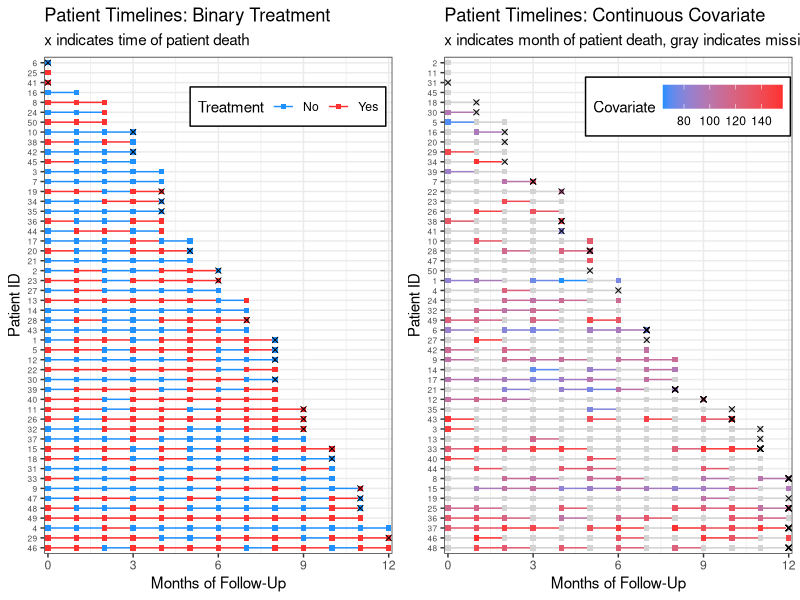
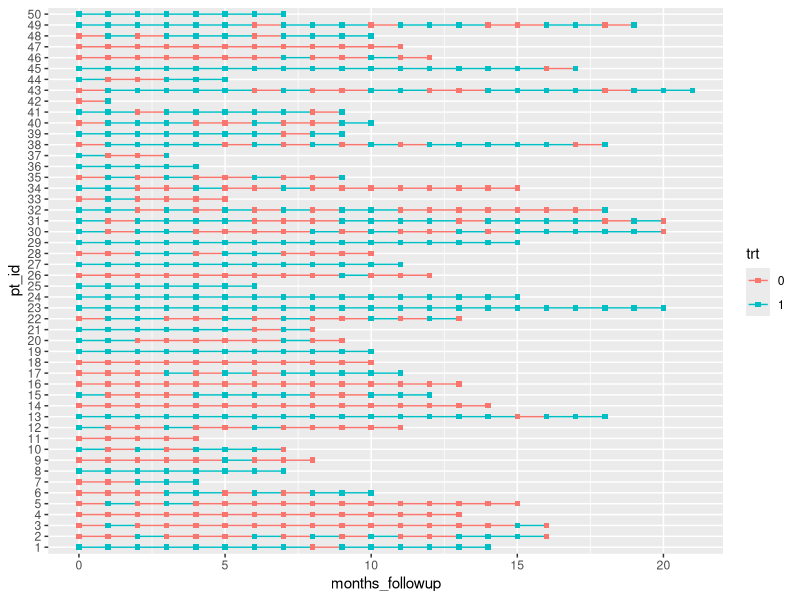
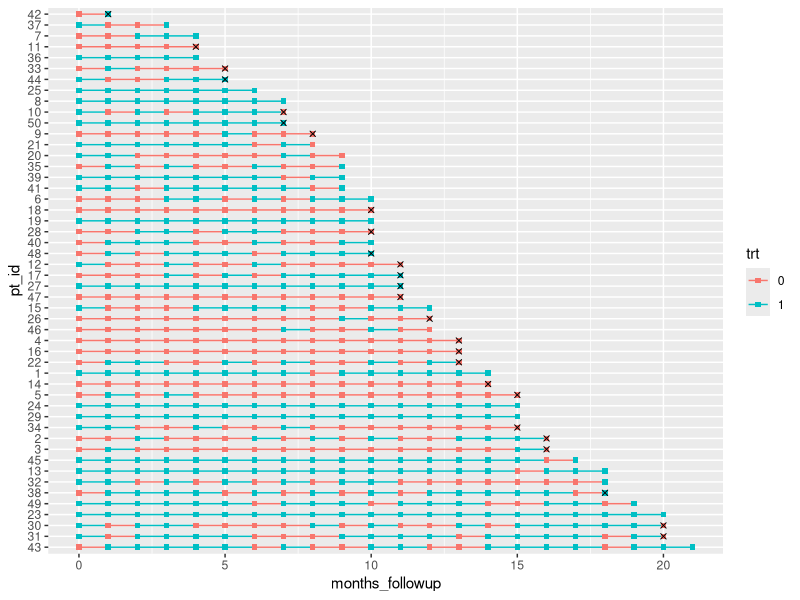
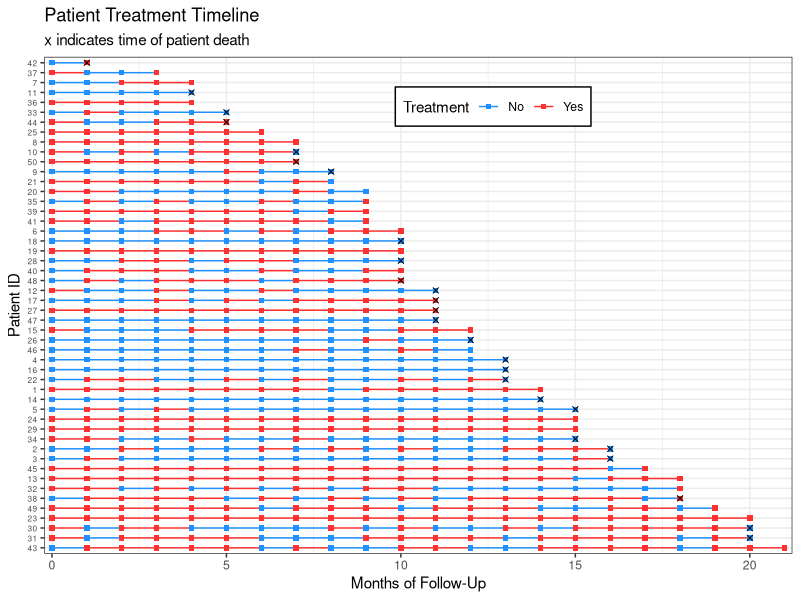
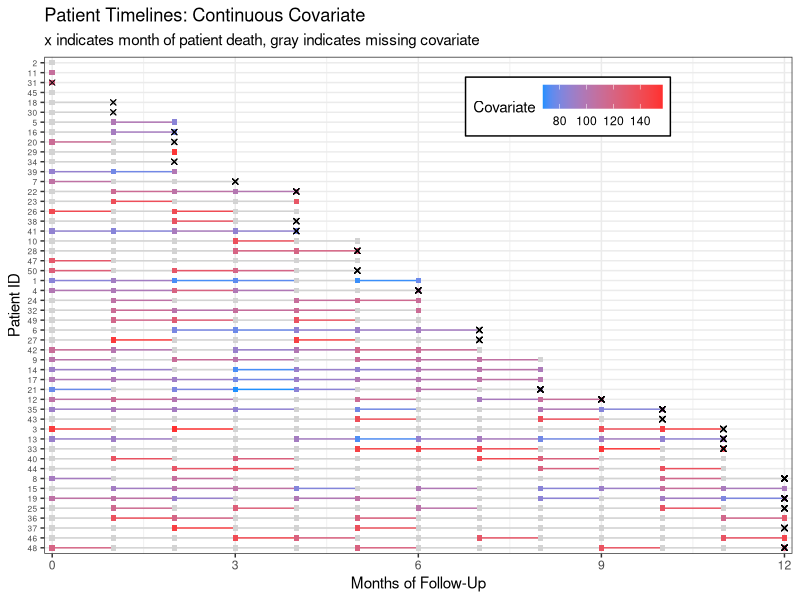
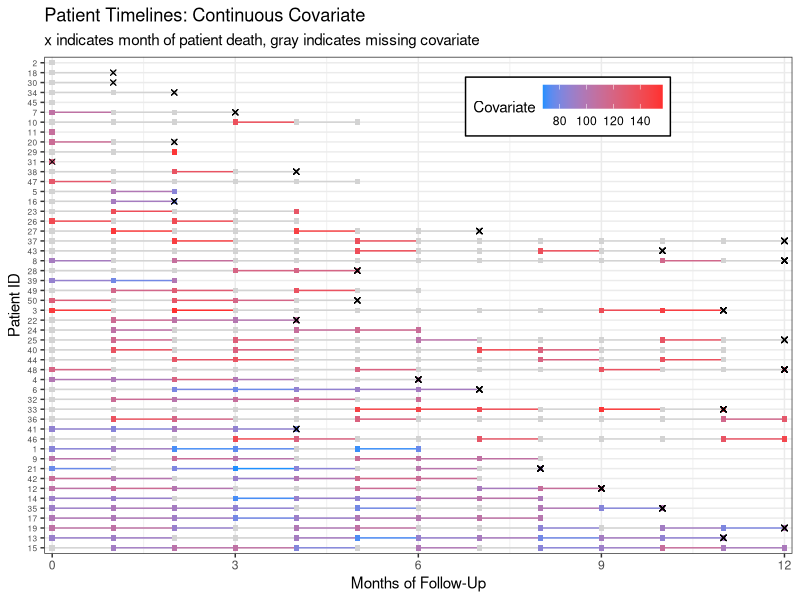

Write R code to recreate these figures, in order.
## ---- chunk 1
knitr::opts_chunk$set(echo = TRUE, results="asis")
## ---- chunk 2
library(tidyverse, warn.conflicts = F)
set.seed(777)
n <- 50
dat <- 
  tibble(.rows = n) %>%
  mutate(pt_id = factor(row_number()),
         months_followup = round(runif(n, 0, 12)),
         pt_trt_prob = runif(n, 0, 1),
         death = rbinom(n, 1, 0.5)) %>%
  group_by(pt_id) %>%
  complete(months_followup = full_seq(0:max(months_followup), 1)) %>%
  fill(pt_trt_prob, .direction = "up") %>%
  mutate(death = replace_na(death, 0),
         last_month_followup = max(months_followup),
         death_date = case_when(death == 1 ~ last_month_followup, TRUE ~ NA_real_)) %>%
  ungroup() %>%
  mutate(trt = rbinom(row_number(), 1, pt_trt_prob)) #%>%
  #mutate(trt  = ifelse(sample_n(., 30)$pt_id == pt_id, NA, trt)) 

dat_cc <- 
  tibble(.rows = n) %>%
  mutate(pt_id = row_number(),
         months_followup = round(runif(n, 0, 12)),
         pt_cov_mean = runif(n, 80, 150),
         death = rbinom(n, 1, 0.5)) %>%
  group_by(pt_id) %>%
  complete(months_followup = full_seq(0:max(months_followup), 1)) %>%
  fill(pt_cov_mean, death, .direction = "up") %>%
  mutate(last_month_followup = max(months_followup),
         death_date = case_when(death == 1 ~ last_month_followup, TRUE ~ NA_real_)) %>%
  ungroup() %>%
  mutate(cov = rnorm(row_number(), pt_cov_mean, 10))

dat_cc_miss <-
  dat_cc %>%
    group_by(pt_id, last_month_followup, pt_cov_mean) %>%
    nest() %>% # one row per patient
    mutate(last_month_followup_bound =
             ifelse(last_month_followup > 1, last_month_followup - 1, last_month_followup)) %>%
    ungroup() %>% 
    mutate(n_pt = round(runif(n(), 0, round(last_month_followup_bound - 3*(1/pt_cov_mean))))) %>% # add sample sizes
  mutate(samp = map2(data, n_pt, sample_n)) %>% 
  select(-data) %>%
  unnest() %>%
  select(pt_id, months_followup, cov) %>%
  right_join(dat_cc %>% group_by(pt_id) %>% filter(row_number() == 1) %>% select(pt_id, last_month_followup, death) %>% ungroup()) %>%
  group_by(pt_id) %>%
  complete(months_followup = full_seq(0:max(last_month_followup), 1)) %>% 
  arrange(pt_id, last_month_followup) %>%
  fill(last_month_followup, .direction = "down") %>%
  mutate(last_month_followup = replace_na(last_month_followup, max(months_followup))) %>%
  ungroup()

p <- dat %>%
  mutate(trt = factor(trt, levels=0:1, labels=c("No","Yes"))) %>%
  mutate(pt_id_ordered = fct_rev(fct_reorder(pt_id, last_month_followup)),
         death = fct_drop(factor(death))) %>%
  ggplot(aes(x = months_followup,
             y = pt_id_ordered,
             group = pt_id_ordered,
             col = trt)) +
  geom_line()  + 
  geom_point(shape = 15) + 
  geom_point(aes(x = death_date, y = pt_id_ordered), shape=4, col="black") +
  theme_bw() +
  labs(x = "Months of Follow-Up",
       y = "Patient ID",
       col = "Treatment",
       title = "Patient Timelines: Binary Treatment",
       subtitle = "x indicates time of patient death") +
  theme(axis.text.y = element_text(size=6),
        legend.position = c(.7, .9),
        legend.direction = "horizontal",
        legend.background = element_rect(linetype="solid", colour ="black")) +
  scale_x_continuous(expand=c(0.01,0.01)) +
  scale_color_manual(values=c("dodgerblue","firebrick1")) 
p2 <- dat_cc_miss %>%
  mutate(pt_id = fct_rev(fct_reorder(factor(pt_id), last_month_followup)),
  month_death = case_when(death == 1 ~ last_month_followup, TRUE ~ NA_real_)) %>%
  ggplot(aes(x = months_followup,
             y = pt_id,
             group = pt_id,
             col = cov)) +
  geom_line()  + 
  geom_point(shape = 15) + 
  geom_point(aes(x = month_death, y = pt_id), shape=4, col="black") +
  theme_bw() +
  labs(x = "Months of Follow-Up", y = "Patient ID", col = "Covariate",
       title = "Patient Timelines: Continuous Covariate",
       subtitle = "x indicates month of patient death, gray indicates missing covariate") +
  theme(axis.text.y = element_text(size=6),
        legend.position = c(.7, .9),
        legend.direction = "horizontal",
        legend.background = element_rect(linetype="solid", colour ="black")) +
  scale_x_continuous(expand=c(0.01,0.01)) +
  scale_color_gradient(low="dodgerblue",high="firebrick1",na.value = "lightgray") 
gridExtra::grid.arrange(p,p2,nrow=1)
## ---- chunk 3
library(tidyverse)
set.seed(7)
n <- 50
## ---- chunk 4
dat <- 
  tibble(.rows = n) %>%  # empty data frame / tibble with n rows
  mutate(pt_id = factor(row_number()),  # patient ids are 1-n
         pt_trt_prob = runif(n,0,1), # randomly generate a treatment probability for each patient
         months_followup = round(runif(n, 0, 20) + 3 * pt_trt_prob), # randomly generate length of time in the study, which is affected by the prob of treatment
         death = rbinom(n, 1, 1-pt_trt_prob)) %>% # death is affected by prob of treatment
  group_by(pt_id) %>%   # group by patient so we can do more data manipulation
  complete(months_followup = full_seq(0:max(months_followup), 1)) %>% # add in all the months patients are in the study
  fill(pt_trt_prob, .direction = "up") %>% # fill in the treatment probability I made earlier so I can use this to add treatment for every time point
  ungroup() %>% # no longer need patients grouped
  mutate(trt = factor(rbinom(row_number(), 1, pt_trt_prob)),
         death = replace_na(death, 0)) %>%   # fill in treatment for everyone based on their treatment probability
  select(pt_id, trt, months_followup, death) # remove leftover columns from data generation

## ---- chunk 5
knitr::kable(head(dat))
## ---- chunk 6
dat %>%
  ggplot(aes(x = months_followup, y = pt_id, group = pt_id, col = trt)) +
  geom_line()  + 
  geom_point(shape = 15)
## ---- chunk 7
dat %>%
  group_by(pt_id) %>%
  # make a new column with all patients last follow up visit
  mutate(last_month_followup = max(months_followup), 
         # new variable for month that patients died, if they died
         month_death = case_when(death == 1 ~ last_month_followup, TRUE ~ NA_real_)) %>%
         # reorder pt id by last month of follow up (highest to lowest)
         # without fct_rev, chart is arranged in opposite direction (lowest to highest)
  ungroup() %>%
  mutate(pt_id = fct_rev(fct_reorder(pt_id, last_month_followup))) %>%
  ggplot(aes(x = months_followup, y = pt_id, group = pt_id, col = trt)) +
  geom_line()  + 
  geom_point(shape = 15) + 
  # add in a new mapping layer of points that correspond to death
  geom_point(aes(x = month_death, y = pt_id), col = "black", shape = 4) 
## ---- chunk 8
dat %>%
  group_by(pt_id) %>%
  mutate(last_month_followup = max(months_followup), 
         month_death = case_when(death == 1 ~ last_month_followup, TRUE ~ NA_real_)) %>%
  ungroup() %>%
  mutate(pt_id = fct_rev(fct_reorder(pt_id, last_month_followup)),
         # make the treatment variable labels nicer
         trt = factor(trt, levels=0:1, labels=c("No","Yes"))) %>%
  ggplot(aes(x = months_followup, y = pt_id, group = pt_id, col = trt)) +
  geom_line()  + 
  geom_point(shape = 15) + 
  geom_point(aes(x = month_death, y = pt_id), col = "black", shape = 4) +
  theme_bw() +
  labs(x = "Months of Follow-Up", y = "Patient ID", col = "Treatment",
       title = "Patient Treatment Timeline",
       subtitle = "x indicates time of patient death") +
  # edit legend box and make patient ids small
  theme(axis.text.y = element_text(size=6),
        legend.position = c(.6, .9), legend.direction = "horizontal",
        legend.background = element_rect(linetype="solid", colour ="black")) +
  # remove extra space around timeline
  scale_x_continuous(expand=c(0.01,0.01)) +
  # set the color of the lines and points
  scale_color_manual(values=c("dodgerblue","firebrick1"))

## ---- chunk 9
dat_cc_samp <- dat_cc %>%
  mutate(idx = row_number()) %>%
  sample_frac(.5, weight = pt_cov_mean^3)  %>% # sample 50% of data, with weights for the sample determined by the patient's mean covariate. This would mean patients with a higher covariate are more likely to have missing data. Perhaps they are sicker patients!
  pull(idx)

dat_cc_miss  <- dat_cc %>%
  mutate(cov = case_when(row_number() %in% dat_cc_samp ~ NA_real_,
                         TRUE ~ cov)) %>%
  select(pt_id, months_followup, cov, death, last_month_followup)
## ---- chunk 10
knitr::kable(head(dat_cc_miss))
## ---- chunk 11
dat_cc_miss %>%
  mutate(pt_id = fct_rev(fct_reorder(factor(pt_id), last_month_followup)),
  month_death = case_when(death == 1 ~ last_month_followup, TRUE ~ NA_real_)) %>%
  ggplot(aes(x = months_followup, y = pt_id,
             group = pt_id, col = cov)) +
  geom_line()  + 
  geom_point(shape = 15) + 
  geom_point(aes(x = month_death, y = pt_id), shape=4, col="black") +
  theme_bw() +
  labs(x = "Months of Follow-Up", y = "Patient ID", col = "Covariate",
       title = "Patient Timelines: Continuous Covariate",
       subtitle = "x indicates month of patient death, gray indicates missing covariate") +
  theme(axis.text.y = element_text(size=6),
        legend.position = c(.7, .9),
        legend.direction = "horizontal",
        legend.background = element_rect(linetype="solid", colour ="black")) +
  scale_x_continuous(expand=c(0.01,0.01)) +
  scale_color_gradient(low="dodgerblue",high="firebrick1",na.value = "lightgray") 
## ---- chunk 12
dat_cc_miss %>%
  group_by(pt_id) %>%
  mutate(n_measures = sum(!is.na(cov))) %>%
  ungroup() %>%
  mutate(
    pt_id = fct_rev(fct_reorder(factor(pt_id), n_measures)),
  month_death = case_when(death == 1 ~ last_month_followup, TRUE ~ NA_real_)) %>%
  ggplot(aes(x = months_followup, y = pt_id,
             group = pt_id, col = cov)) +
  geom_line()  + 
  geom_point(shape = 15) + 
  geom_point(aes(x = month_death, y = pt_id), shape=4, col="black") +
  theme_bw() +
  labs(x = "Months of Follow-Up", y = "Patient ID", col = "Covariate",
       title = "Patient Timelines: Continuous Covariate",
       subtitle = "x indicates month of patient death, gray indicates missing covariate") +
  theme(axis.text.y = element_text(size=6),
        legend.position = c(.7, .9),
        legend.direction = "horizontal",
        legend.background = element_rect(linetype="solid", colour ="black")) +
  scale_x_continuous(expand=c(0.01,0.01)) +
  scale_color_gradient(low="dodgerblue",high="firebrick1",na.value = "lightgray") 
